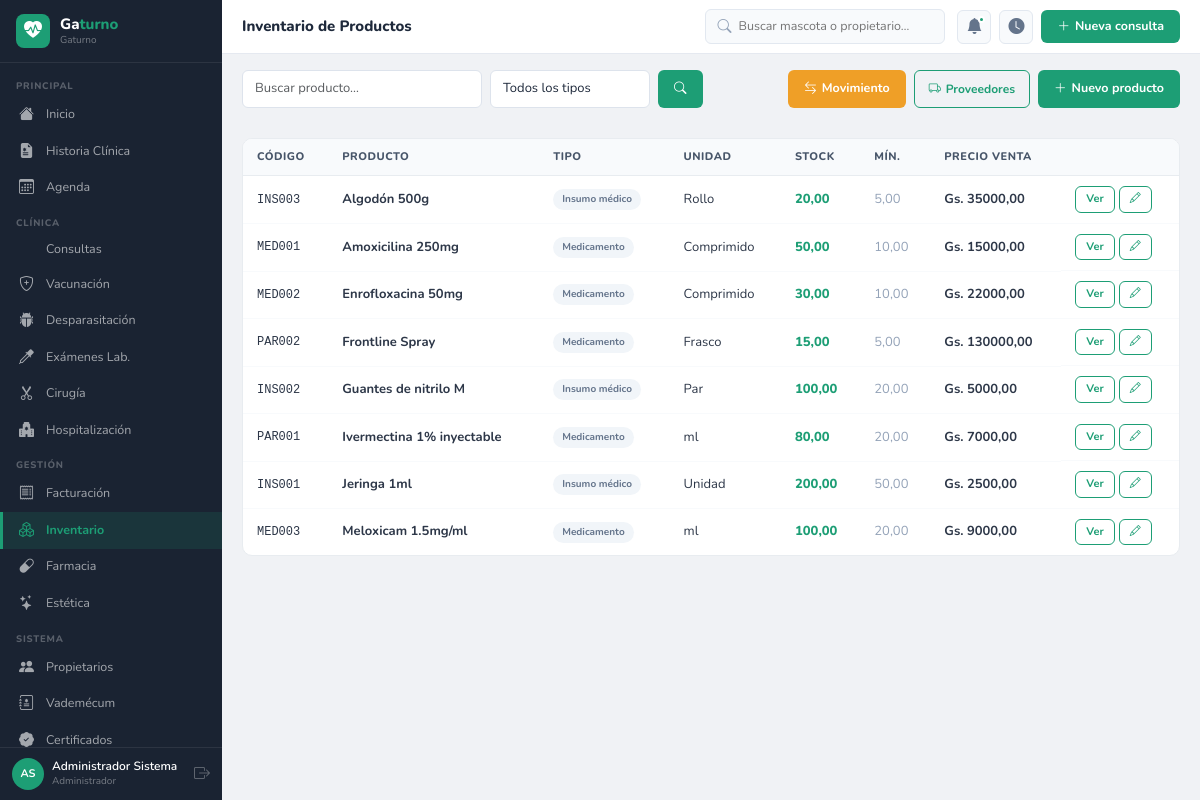
/inventario/ (signed in), run on the app's committed database.
### apps/accounts/models.py (models this page shows, shortened)
class Usuario(AbstractUser):
    ROLES = [('admin','Administrador'),('veterinario','Veterinario'),
             ('asistente','Asistente'),('recepcionista','Recepcionista'),('esteticista','Esteticista')]
    rol = models.CharField(max_length=20, choices=ROLES, default='recepcionista')
    telefono = models.CharField(max_length=20, blank=True)
    foto = models.ImageField(upload_to='usuarios/', blank=True, null=True)
    matricula = models.CharField(max_length=30, blank=True)
    especialidad = models.CharField(max_length=100, blank=True)
    class Meta:
        verbose_name='Usuario'; verbose_name_plural='Usuarios'
    @property
    def nombre_completo(self):
        return self.get_full_name() or self.username
    @property
    def iniciales(self):
        fn = (self.first_name or '')[:1].upper()
        ln = (self.last_name or '')[:1].upper()
        return (fn + ln) or self.username[:2].upper()

### apps/inventario/models.py (models this page shows, shortened)
class Producto(models.Model):
    TIPOS=[('medicamento','Medicamento'),('insumo','Insumo médico'),('alimento','Alimento'),('accesorio','Accesorio'),('cosmetico','Cosmético'),('vacuna','Vacuna'),('otro','Otro')]
    codigo=models.CharField(max_length=30,unique=True)
    nombre=models.CharField(max_length=150)
    nombre_generico=models.CharField(max_length=150,blank=True)
    tipo=models.CharField(max_length=20,choices=TIPOS,default='insumo')
    categoria=models.ForeignKey(Categoria,on_delete=models.SET_NULL,null=True,blank=True)
    proveedor=models.ForeignKey(Proveedor,on_delete=models.SET_NULL,null=True,blank=True)
    unidad_medida=models.CharField(max_length=30)
    precio_costo=models.DecimalField(max_digits=12,decimal_places=2,default=0)
    precio_venta=models.DecimalField(max_digits=12,decimal_places=2,default=0)
    stock_actual=models.DecimalField(max_digits=10,decimal_places=2,default=0)
    stock_minimo=models.DecimalField(max_digits=10,decimal_places=2,default=5)
    requiere_receta=models.BooleanField(default=False)
    descripcion=models.TextField(blank=True)
    activo=models.BooleanField(default=True)
    class Meta: verbose_name='Producto'; verbose_name_plural='Productos'; ordering=['nombre']
    @property
    def bajo_stock(self): return self.stock_actual<=self.stock_minimo

### apps/inventario/views.py (the view)
# urls.py: path('',views.lista,name='lista'),
@login_required
def lista(request):
    q=request.GET.get('q','');tipo=request.GET.get('tipo','')
    qs=Producto.objects.filter(activo=True).select_related('categoria','proveedor')
    if q: qs=qs.filter(Q(nombre__icontains=q)|Q(codigo__icontains=q))
    if tipo: qs=qs.filter(tipo=tipo)
    bajo_stock=[p for p in Producto.objects.filter(activo=True) if p.bajo_stock]
    return render(request,'inventario/lista.html',{'productos':Paginator(qs,25).get_page(request.GET.get('page')),'bajo_stock':bajo_stock,'q':q,'tipo_sel':tipo,'tipos':Producto.TIPOS})

### templates/inventario/lista.html (shortened to what this page needs)
{%  extends 'base/base.html' %}
{% block page_title %}Inventario de Productos{% endblock %}
{% block content %}
<div class="d-flex gap-2 mb-3 flex-wrap">
  <form method="get" class="d-flex gap-2" style="flex:1">
    <input name="q" value="{{ q }}" class="form-control" placeholder="Buscar producto…" style="max-width:240px">
    <select name="tipo" class="form-select" style="width:160px">
      <option value="">Todos los tipos</option>
    </select>
    <button class="btn-vc" type="submit"><i class="bi bi-search"></i></button>
  </form>
  <a href="{% url 'inventario:movimiento' %}" class="btn-amb"><i class="bi bi-arrow-left-right"></i> Movimiento</a>
  <a href="{% url 'inventario:proveedores' %}" class="btn-ol"><i class="bi bi-truck"></i> Proveedores</a>
  <a href="{% url 'inventario:crear' %}" class="btn-vc"><i class="bi bi-plus-lg"></i> Nuevo producto</a>
</div>
<div class="tbl"><table class="vc-tbl">
<thead><tr><th>Código</th><th>Producto</th><th>Tipo</th><th>Unidad</th><th>Stock</th><th>Mín.</th><th>Precio venta</th><th></th></tr></thead>
<tbody>
{% for p in productos %}
<tr {% if p.bajo_stock %}style="background:#FFF8F0"{% endif %}>
  <td style="font-family:monospace;font-size:12px">{{ p.codigo }}</td>
  <td><div style="font-weight:700">{{ p.nombre }}</div>{% if p.nombre_generico %}<div style="font-size:11px;color:#94a3b8">{{ p.nombre_generico }}</div>{% endif %}</td>
  <td><span class="bdg bgr">{{ p.get_tipo_display }}</span></td>
  <td>{{ p.unidad_medida }}</td>
  <td><span style="font-weight:800;color:{% if p.bajo_stock %}var(--red){% else %}var(--vc){% endif %}">{{ p.stock_actual }}</span></td>
  <td style="color:#94a3b8">{{ p.stock_minimo }}</td>
  <td style="font-weight:700">{{ MONEDA_SIMBOLO }} {{ p.precio_venta }}</td>
  <td class="d-flex gap-1 no-print">
    <a href="{% url 'inventario:detalle' p.pk %}" class="btn-ol sm">Ver</a>
    <a href="{% url 'inventario:editar' p.pk %}" class="btn-ol sm"><i class="bi bi-pencil"></i></a>
  </td>
</tr>
{% empty %}<tr><td colspan="8" class="text-center text-muted py-4">Sin productos</td></tr>
{% endfor %}
</tbody></table></div>
{% endblock %}

### templates/base/base.html (shortened to what this page needs)
<!DOCTYPE html>
<html lang="es">
<head>
<link rel="stylesheet" href="https://cdn.jsdelivr.net/npm/bootstrap@5.3.2/dist/css/bootstrap.min.css">
<link rel="stylesheet" href="https://cdn.jsdelivr.net/npm/bootstrap-icons@1.11.3/font/bootstrap-icons.min.css">
{% load static %}<link rel="stylesheet" href="{% static 'css/vetclinic.css' %}">
</head>
<body>
<nav class="vc-sb" id="sidebar">
  <div class="sb-brand">
    <div class="sb-ic"><i class="bi bi-heart-pulse-fill"></i></div>
    <div><div class="sb-nm">Ga<em>turno</em></div><span class="sb-sub">{{ CLINICA_NOMBRE }}</span></div>
  </div>
  <div class="sb-nav">
    <div class="nav-sec">Principal</div>
    <a href="{% url 'reportes:dashboard' %}" class="nav-link {% if request.resolver_match.namespace == 'reportes' %}active{% endif %}"><i class="bi bi-house-fill"></i><span>Inicio</span></a>
    <a href="{% url 'pacientes:lista' %}" class="nav-link "><i class="bi bi-file-earmark-medical-fill"></i><span>Historia Clínica</span></a>
    <a href="{% url 'agenda:lista' %}" class="nav-link "><i class="bi bi-calendar3"></i><span>Agenda</span></a>
    <div class="nav-sec">Clínica</div>
    <a href="{% url 'consultas:lista' %}" class="nav-link {% if request.resolver_match.namespace == 'consultas' %}active{% endif %}"><span>Consultas</span></a>
    <a href="{% url 'vacunacion:lista' %}" class="nav-link {% if request.resolver_match.namespace == 'vacunacion' %}active{% endif %}"><i class="bi bi-shield-plus"></i><span>Vacunación</span></a>
    <a href="{% url 'desparasitacion:lista' %}" class="nav-link {% if request.resolver_match.namespace == 'desparasitacion' %}active{% endif %}"><i class="bi bi-bug-fill"></i><span>Desparasitación</span></a>
    <a href="{% url 'examenes:lista' %}" class="nav-link {% if request.resolver_match.namespace == 'examenes' %}active{% endif %}"><i class="bi bi-eyedropper"></i><span>Exámenes Lab.</span></a>
    <a href="{% url 'cirugia:lista' %}" class="nav-link {% if request.resolver_match.namespace == 'cirugia' %}active{% endif %}"><i class="bi bi-scissors"></i><span>Cirugía</span></a>
    <a href="{% url 'hospitalizacion:lista' %}" class="nav-link "><i class="bi bi-hospital-fill"></i><span>Hospitalización</span></a>
    <div class="nav-sec">Gestión</div>
    <a href="{% url 'facturacion:lista' %}" class="nav-link {% if request.resolver_match.namespace == 'facturacion' %}active{% endif %}"><i class="bi bi-receipt"></i><span>Facturación</span></a>
    <a href="{% url 'inventario:lista' %}" class="nav-link {% if request.resolver_match.namespace == 'inventario' %}active{% endif %}"><i class="bi bi-boxes"></i><span>Inventario</span></a>
    <a href="{% url 'farmacia:lista' %}" class="nav-link {% if request.resolver_match.namespace == 'farmacia' %}active{% endif %}"><i class="bi bi-capsule"></i><span>Farmacia</span></a>
    <a href="{% url 'estetica:lista' %}" class="nav-link {% if request.resolver_match.namespace == 'estetica' %}active{% endif %}"><i class="bi bi-stars"></i><span>Estética</span></a>
    <div class="nav-sec">Sistema</div>
    <a href="{% url 'propietarios:lista' %}" class="nav-link {% if request.resolver_match.namespace == 'propietarios' %}active{% endif %}"><i class="bi bi-people-fill"></i><span>Propietarios</span></a>
    <a href="{% url 'vademecum:lista' %}" class="nav-link {% if request.resolver_match.namespace == 'vademecum' %}active{% endif %}"><i class="bi bi-journal-medical"></i><span>Vademécum</span></a>
    <a href="{% url 'certificados:lista' %}" class="nav-link {% if request.resolver_match.namespace == 'certificados' %}active{% endif %}"><i class="bi bi-patch-check-fill"></i><span>Certificados</span></a>
  </div>
  <div class="sb-user">
    <div class="u-av">{{ request.user.iniciales }}</div>
    <div><div class="u-nm">{{ request.user.nombre_completo }}</div><div class="u-role">{{ request.user.get_rol_display }}</div></div>
    <a href="{% url 'accounts:logout' %}" class="u-out" title="Salir"><i class="bi bi-box-arrow-right"></i></a>
  </div>
</nav>
<div class="vc-main">
  <header class="vc-top">
    <div class="top-tit">{% block page_title %}Gaturno{% endblock %}</div>
    <div class="top-srch">
      <i class="bi bi-search"></i>
      <input type="text" id="globalSearch" placeholder="Buscar mascota o propietario…" autocomplete="off">
    </div>
    <div class="top-acts">
      <div class="top-btn"><i class="bi bi-bell-fill"></i><div class="top-dot"></div></div>
      <a href="{% url 'agenda:sala_espera' %}" class="top-btn" title="Sala de espera"><i class="bi bi-clock-fill"></i></a>
      <a href="{% url 'consultas:crear' %}" class="btn-vc"><i class="bi bi-plus-lg"></i> Nueva consulta</a>
    </div>
  </header>
  <div class="vc-cnt">{% block content %}{% endblock %}</div>
</div>
{% load static %}<script src="{% static 'js/vetclinic.js' %}"></script>
</body>
</html>

### data on the page
Usuario: user.iniciales "AS", user.nombre_completo "Administrador Sistema", user.rol "Administrador"
Producto: codigo "INS003", nombre "Algodón 500g", tipo "Insumo médico", unidad_medida "Rollo", stock_actual "20,00", stock_minimo "5,00", MONEDA_SIMBOLO "Gs.", precio_venta "35000,00"
Producto: codigo "MED001", nombre "Amoxicilina 250mg", tipo "Medicamento", unidad_medida "Comprimido", stock_actual "50,00", stock_minimo "10,00", MONEDA_SIMBOLO "Gs.", precio_venta "15000,00"
Producto: codigo "MED002", nombre "Enrofloxacina 50mg", tipo "Medicamento", unidad_medida "Comprimido", stock_actual "30,00", stock_minimo "10,00", MONEDA_SIMBOLO "Gs.", precio_venta "22000,00"
Producto: codigo "PAR002", nombre "Frontline Spray", tipo "Medicamento", unidad_medida "Frasco", stock_actual "15,00", stock_minimo "5,00", MONEDA_SIMBOLO "Gs.", precio_venta "130000,00"
Producto: codigo "INS002", nombre "Guantes de nitrilo M", tipo "Insumo médico", unidad_medida "Par", stock_actual "100,00", stock_minimo "20,00", MONEDA_SIMBOLO "Gs.", precio_venta "5000,00"
Producto: codigo "PAR001", nombre "Ivermectina 1% inyectable", tipo "Medicamento", unidad_medida "ml", stock_actual "80,00", stock_minimo "20,00", MONEDA_SIMBOLO "Gs.", precio_venta "7000,00"
Producto: codigo "INS001", nombre "Jeringa 1ml", tipo "Insumo médico", unidad_medida "Unidad", stock_actual "200,00", stock_minimo "50,00", MONEDA_SIMBOLO "Gs.", precio_venta "2500,00"
Producto: codigo "MED003", nombre "Meloxicam 1.5mg/ml", tipo "Medicamento", unidad_medida "ml", stock_actual "100,00", stock_minimo "20,00", MONEDA_SIMBOLO "Gs.", precio_venta "9000,00"

### other printed values
{{ CLINICA_NOMBRE }} "Gaturno"
